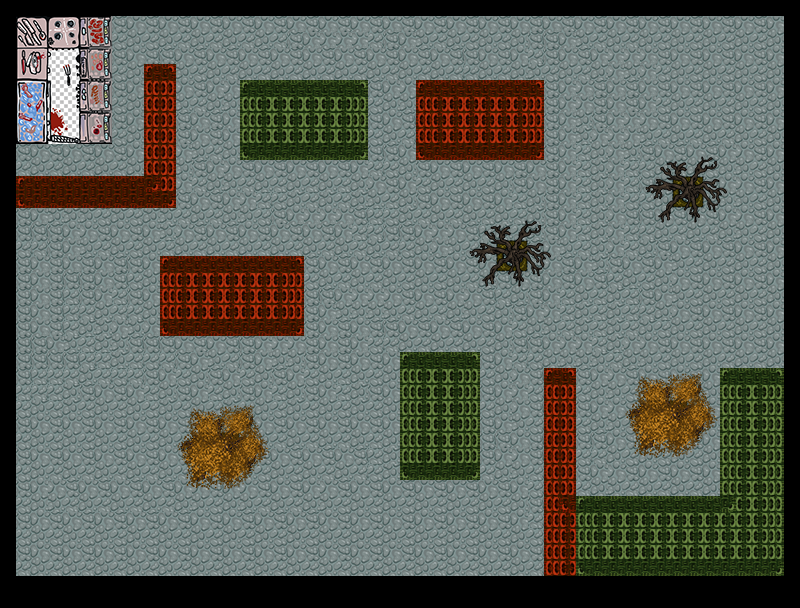

Below is a game level as drawn by its tile map, then a one-line description and the .tmx that defines it (tile-layer data replaced by summaries):
An orthogonal 50x38 tile map with 16x16 px tiles, 2 tile layers (buildings, forground), 2 tilesets.

<map version="1.0" orientation="orthogonal" width="50" height="38" tilewidth="16" tileheight="16">
 <tileset firstgid="1" name="map" tilewidth="16" tileheight="16">
  <image source="../gfx/map.png" width="256" height="256" />
  <terraintypes>
   <terrain name="Neues Terrain erzeugen" tile="-1" />
  </terraintypes>
  <tile id="0">
   <properties>
    <property name="wall" value="1" />
   </properties>
  </tile>
  <tile id="1">
   <properties>
    <property name="wall" value="1" />
   </properties>
  </tile>
  <tile id="2">
   <properties>
    <property name="spawn" value="1" />
   </properties>
  </tile>
  <tile id="3">
   <properties>
    <property name="wall" value="1" />
   </properties>
  </tile>
  <tile id="4">
   <properties>
    <property name="wall" value="1" />
   </properties>
  </tile>
 </tileset>
 <tileset firstgid="257" name="real" tilewidth="16" tileheight="16">
  <image source="../gfx/World_Tiles3_16x16.png" width="256" height="334" />
  <tile id="4">
   <properties>
    <property name="wall" value="1" />
   </properties>
  </tile>
  <tile id="19">
   <properties>
    <property name="wall" value="1" />
   </properties>
  </tile>
  <tile id="20">
   <properties>
    <property name="wall" value="1" />
   </properties>
  </tile>
  <tile id="129">
   <properties>
    <property name="wall" value="1" />
   </properties>
  </tile>
  <tile id="130">
   <properties>
    <property name="wall" value="1" />
   </properties>
  </tile>
  <tile id="131">
   <properties>
    <property name="wall" value="1" />
   </properties>
  </tile>
  <tile id="132">
   <properties>
    <property name="wall" value="1" />
   </properties>
  </tile>
  <tile id="133">
   <properties>
    <property name="wall" value="1" />
   </properties>
  </tile>
  <tile id="144">
   <properties>
    <property name="wall" value="1" />
   </properties>
  </tile>
  <tile id="145">
   <properties>
    <property name="wall" value="1" />
   </properties>
  </tile>
  <tile id="146">
   <properties>
    <property name="wall" value="1" />
   </properties>
  </tile>
  <tile id="147">
   <properties>
    <property name="wall" value="1" />
   </properties>
  </tile>
  <tile id="148">
   <properties>
    <property name="wall" value="1" />
   </properties>
  </tile>
  <tile id="149">
   <properties>
    <property name="wall" value="1" />
   </properties>
  </tile>
  <tile id="160">
   <properties>
    <property name="wall" value="1" />
   </properties>
  </tile>
  <tile id="161">
   <properties>
    <property name="wall" value="1" />
   </properties>
  </tile>
  <tile id="162">
   <properties>
    <property name="wall" value="1" />
   </properties>
  </tile>
  <tile id="163">
   <properties>
    <property name="wall" value="1" />
   </properties>
  </tile>
  <tile id="164">
   <properties>
    <property name="wall" value="1" />
   </properties>
  </tile>
  <tile id="165">
   <properties>
    <property name="wall" value="1" />
   </properties>
  </tile>
  <tile id="181">
   <properties>
    <property name="wall" value="1" />
   </properties>
  </tile>
  <tile id="194">
   <properties>
    <property name="wall" value="1" />
   </properties>
  </tile>
  <tile id="195">
   <properties>
    <property name="wall" value="1" />
   </properties>
  </tile>
  <tile id="197">
   <properties>
    <property name="wall" value="1" />
   </properties>
  </tile>
  <tile id="209">
   <properties>
    <property name="wall" value="1" />
   </properties>
  </tile>
  <tile id="210">
   <properties>
    <property name="Spawn" value="1" />
   </properties>
  </tile>
  <tile id="213">
   <properties>
    <property name="wall" value="1" />
   </properties>
  </tile>
  <tile id="226">
   <properties>
    <property name="spawn" value="1" />
   </properties>
  </tile>
  <tile id="228">
   <properties>
    <property name="wall" value="1" />
   </properties>
  </tile>
  <tile id="229">
   <properties>
    <property name="wall" value="1" />
   </properties>
  </tile>
  <tile id="240">
   <properties>
    <property name="wall" value="1" />
   </properties>
  </tile>
  <tile id="241">
   <properties>
    <property name="wall" value="1" />
   </properties>
  </tile>
  <tile id="244">
   <properties>
    <property name="wall" value="1" />
   </properties>
  </tile>
  <tile id="245">
   <properties>
    <property name="wall" value="1" />
   </properties>
  </tile>
  <tile id="256">
   <properties>
    <property name="wall" value="1" />
   </properties>
  </tile>
  <tile id="257">
   <properties>
    <property name="wall" value="1" />
   </properties>
  </tile>
  <tile id="260">
   <properties>
    <property name="wall" value="1" />
   </properties>
  </tile>
  <tile id="261">
   <properties>
    <property name="wall" value="1" />
   </properties>
  </tile>
  <tile id="273">
   <properties>
    <property name="wall" value="1" />
   </properties>
  </tile>
  <tile id="276">
   <properties>
    <property name="wall" value="1" />
   </properties>
  </tile>
  <tile id="277">
   <properties>
    <property name="wall" value="1" />
   </properties>
  </tile>
  <tile id="288">
   <properties>
    <property name="wall" value="1" />
   </properties>
  </tile>
  <tile id="289">
   <properties>
    <property name="wall" value="1" />
   </properties>
  </tile>
  <tile id="292">
   <properties>
    <property name="wall" value="1" />
   </properties>
  </tile>
  <tile id="293">
   <properties>
    <property name="wall" value="1" />
   </properties>
  </tile>
 </tileset>
 <layer name="buildings" width="50" height="38">
  <data>[1900 cells, 1900 non-empty, 75 distinct tile ids]</data>
 </layer>
 <layer name="forground" width="50" height="38">
  <data>[1900 cells, 144 non-empty, 72 distinct tile ids]</data>
 </layer>
</map>
